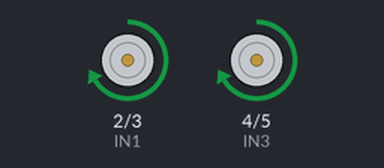
Recording of a sketch running on a simulated Arduino Uno, built with avr-gcc and run on an emulated ATmega328P. Parts: motor-driver pin pairs drawn as motors (green arrow = first pin HIGH = forward, orange = second pin HIGH = backward, longer = more drive, scaled by the enable pin).

Above: at 1.0 s.
At 3.0 s:
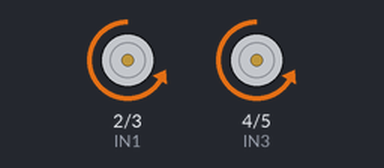
At 4.5 s:
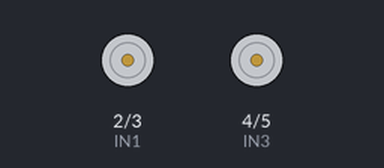
Timing chart, 0 to 6.5 s (numbered marks = the images above):
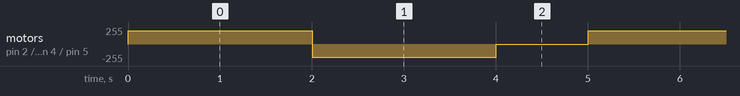

Measured:
- by itself, motor on pin 2 (IN1) / pin 3 (IN2), motor on pin 4 (IN3) / pin 5 (IN4): repeats every 5.0 s: backward 200/255 2.0 s, stopped 1.0 s, forward 200/255 2.0 s

The sketch:

fabulous_blorr_elzing1.ino
```cpp
// Motor A pins
const int ENA = 9;
const int IN1 = 2;
const int IN2 = 3;

// Motor B pins
const int ENB = 10;
const int IN3 = 4;
const int IN4 = 5;

void setup() {
  // Set all the motor control pins as outputs
  pinMode(ENA, OUTPUT);
  pinMode(IN1, OUTPUT);
  pinMode(IN2, OUTPUT);
  pinMode(ENB, OUTPUT);
  pinMode(IN3, OUTPUT);
  pinMode(IN4, OUTPUT);
}

void loop() {
  // Move both motors forward
  digitalWrite(IN1, HIGH);
  digitalWrite(IN2, LOW);
  digitalWrite(IN3, HIGH);
  digitalWrite(IN4, LOW);
  analogWrite(ENA, 200); // PWM speed control (0-255)
  analogWrite(ENB, 200);
  delay(2000);

  // Move both motors backward
  digitalWrite(IN1, LOW);
  digitalWrite(IN2, HIGH);
  digitalWrite(IN3, LOW);
  digitalWrite(IN4, HIGH);
  delay(2000);

  // Stop both motors
  analogWrite(ENA, 0);
  analogWrite(ENB, 0);
  delay(1000);
}
```
